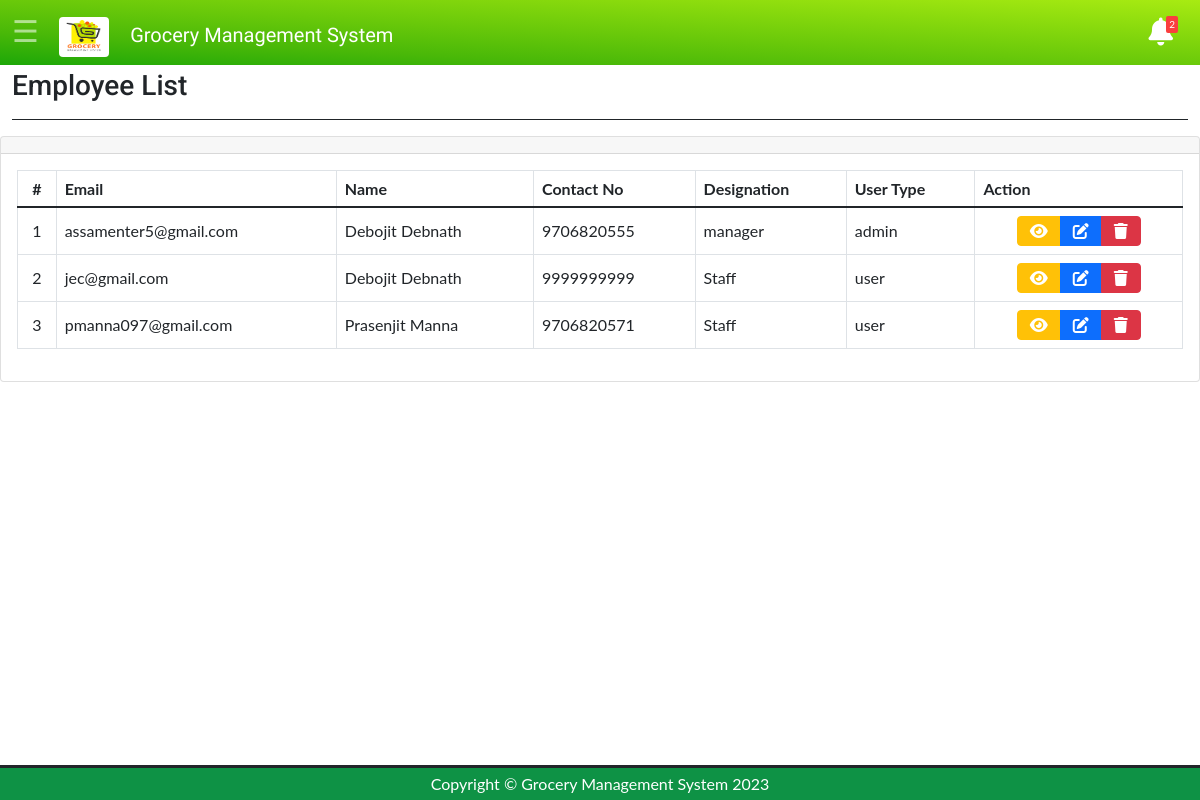
The page /user-view.php (signed in) on the database its author committed.
### tables this page shows
CREATE TABLE IF NOT EXISTS `gms_user_account` (
  `USER_ID` int(10) NOT NULL AUTO_INCREMENT,
  `PASSWORD` varchar(60) NOT NULL,
  `EMAIL` varchar(40) NOT NULL,
  `emp_name` varchar(30) NOT NULL,
  `emp_phno` varchar(15) NOT NULL,
  `emp_address` varchar(60) NOT NULL,
  `emp_uniqueid` varchar(15) DEFAULT NULL,
  `emp_joindate` varchar(12) NOT NULL,
  `emp_dateofbirth` varchar(12) NOT NULL,
  `emp_shift` varchar(20) DEFAULT NULL,
  `emp_salary` int(10) DEFAULT NULL,
  `emp_image` varchar(40) NOT NULL,
  `emp_designation` varchar(15) DEFAULT NULL,
  `emp_gender` varchar(10) NOT NULL,
  `additional_info1` varchar(20) DEFAULT NULL,
  `USER_STATUS` varchar(10) NOT NULL,
  `USER_TYPE` varchar(10) DEFAULT NULL,
  PRIMARY KEY (`USER_ID`)
);

### user-view.php (the view, shortened to what this page needs)
<?php
include('navheader.php');
?>
<body>
    <div class="main-div" id="maindiv">
        <div class="container-fluid mt-1">
            <div class="row mb-2">
                <div class="col-sm-6">
                    <h3 class="m-0 table-heading">Employee List</h3>
                </div>
            </div>
            <hr class=" hr-line opacity-100 ">
        </div>
        <div class="col-lg-12">
            <div class="card card-outline card-primary">
                <div class="card-header">
                </div>
                <div class="card-body">
                    <table class="table tabe-hover table-bordered" id="list">
                        <thead>
                            <tr>
                                <th class="text-center">#</th>
                                <th>Email</th>
                                <th>Name</th>
                                <th>Contact No</th>
                                <th>Designation</th>
                                <th>User Type</th>
                                <th>Action</th>
                            </tr>
                        </thead>
                        <tbody>
                        <?php
                         $i = 1;
                             $q = "SELECT * FROM `gms_user_account`  where user_status='Y' ORDER BY USER_ID  ";
                              $query = mysqli_query($conn,$q);
                       while ( $res = mysqli_fetch_assoc($query)){
                                ?>
                            <tr>
                                <td class="text-center"><?php echo $i++ ?></b></td>
                                <td><?php  echo $res['EMAIL']; ?> </td>
                                <td><?php  echo $res['emp_name']; ?> </td>
                                <td><?php  echo $res['emp_phno']; ?> </td>
                                <td><?php  echo $res['emp_designation']; ?> </td>
                                <td><?php  echo $res['USER_TYPE']; ?> </td>
                                <td class="text-center">
                                    <div class="btn-group">
                                    <a href="user-details.php?id=<?php  echo $res['USER_ID']; ?>" class="btn btn-warning btn-flat ">
                                            <i class="fas fa-eye text-white"></i>
                                        </a>
                                        <a href="user-update.php?id=<?php  echo $res['USER_ID']; ?>" class="btn btn-primary btn-flat ">
                                            <i class="fas fa-edit"></i>
                                        </a>
                                        <a href="user-delete.php?id=<?php  echo $res['USER_ID']; ?>" class="btn btn-danger btn-flat ">
                                            <i class="fas fa-trash"></i>
                                        </a>
                                    </div>
                                </td>
                            </tr>
                            <?php
          }
             ?>
                        </tbody>
                    </table>
                </div>
            </div>
        </div>
    </div>
    <?php
include('footer.php');
?>

### css/style.css (style rules this page uses)
body { font-family: "Lato", sans-serif; }
.table-heading { font-family: 'Roboto', sans-serif; }
.main-div { transition: 0.3s; }
.hr-line { margin-top: 1rem; margin-bottom: 1rem; border: 0; border-top: 1px solid; background-color:#2560b8; }

### user-view.php (style rules this page uses)
table td { vertical-align: middle !important; }

### rows shown on the page
gms_user_account: EMAIL "assamenter5@gmail.com", emp_name "Debojit Debnath", emp_phno "9706820555", emp_designation "manager", USER_TYPE "admin"
gms_user_account: EMAIL "jec@gmail.com", emp_name "Debojit Debnath", emp_phno "9999999999", emp_designation "Staff", USER_TYPE "user"
gms_user_account: EMAIL "pmanna097@gmail.com", emp_name "Prasenjit Manna", emp_phno "9706820571", emp_designation "Staff", USER_TYPE "user"

### other values the page prints
$a "2"
